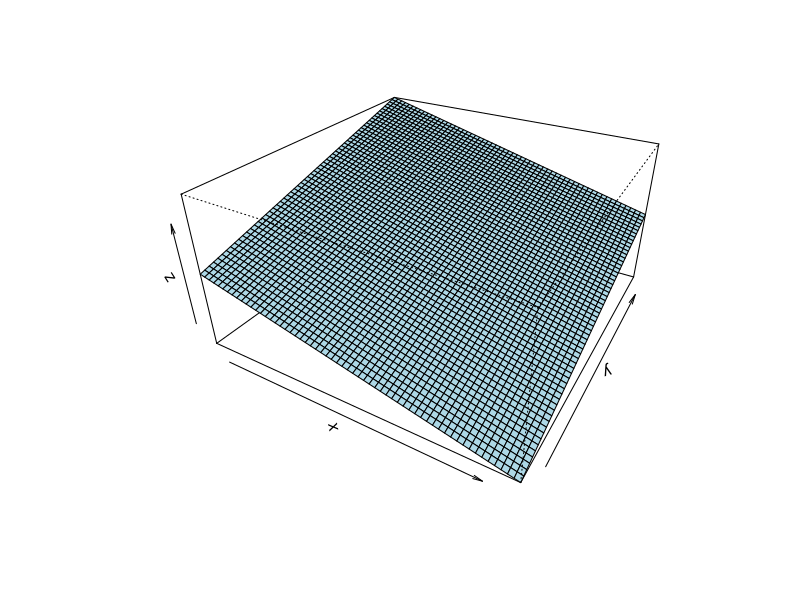
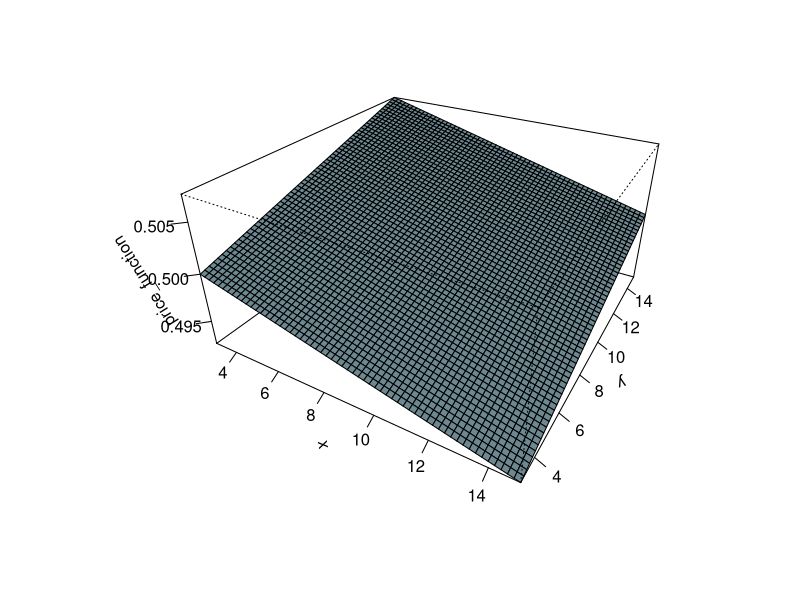
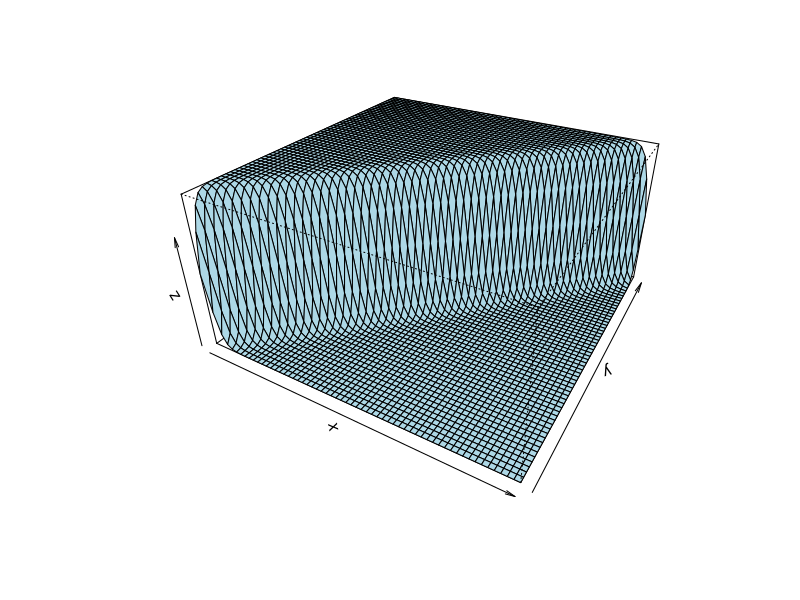
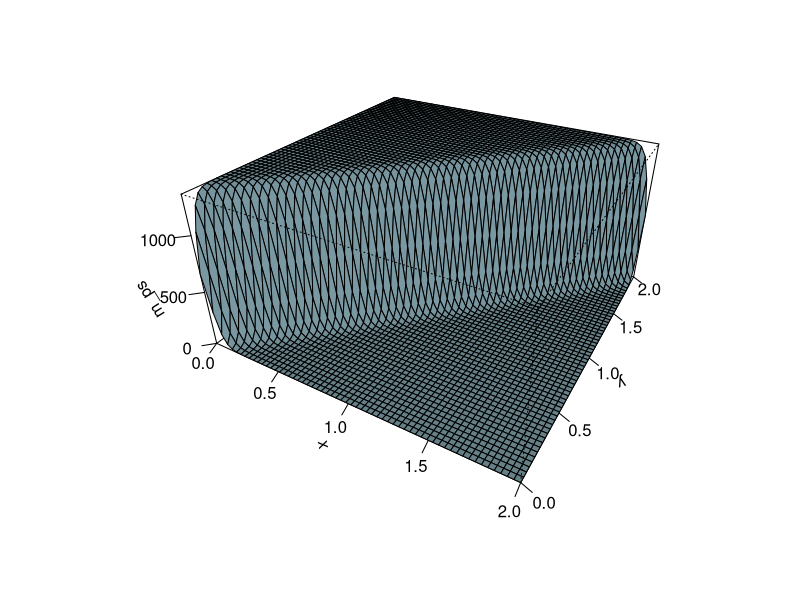
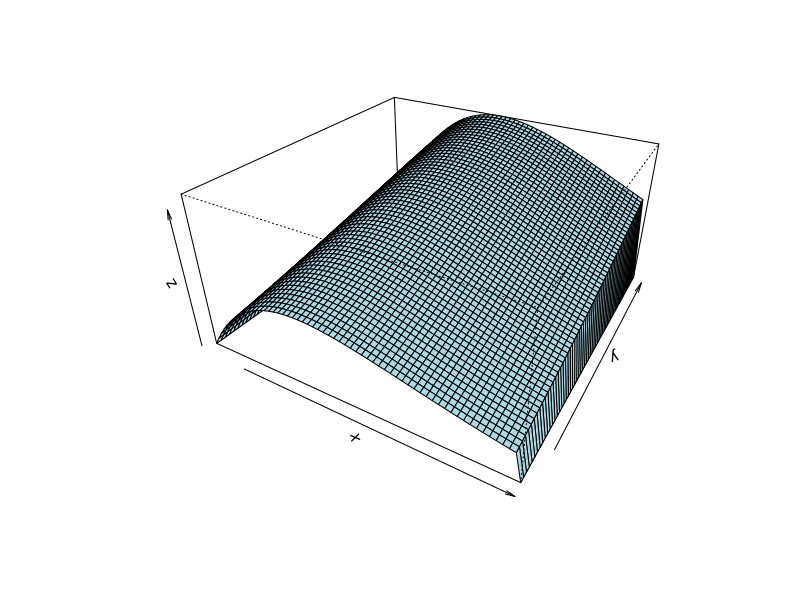
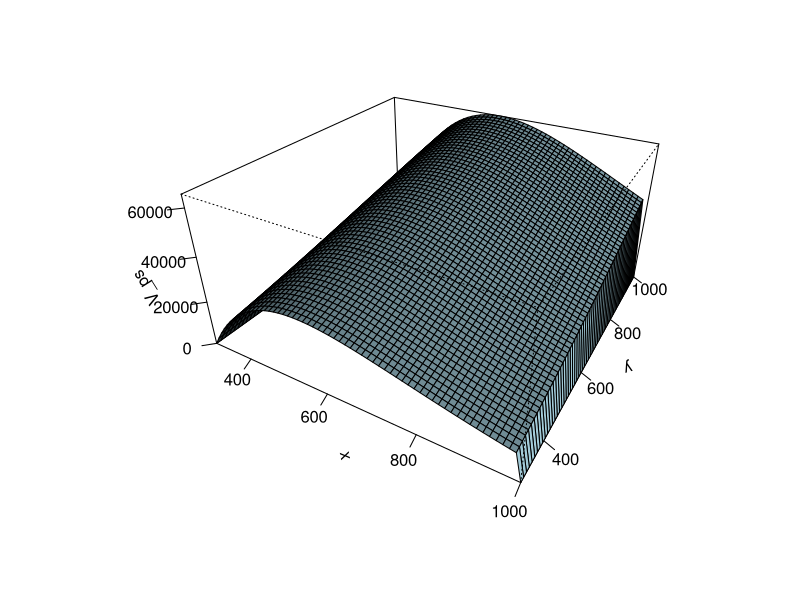
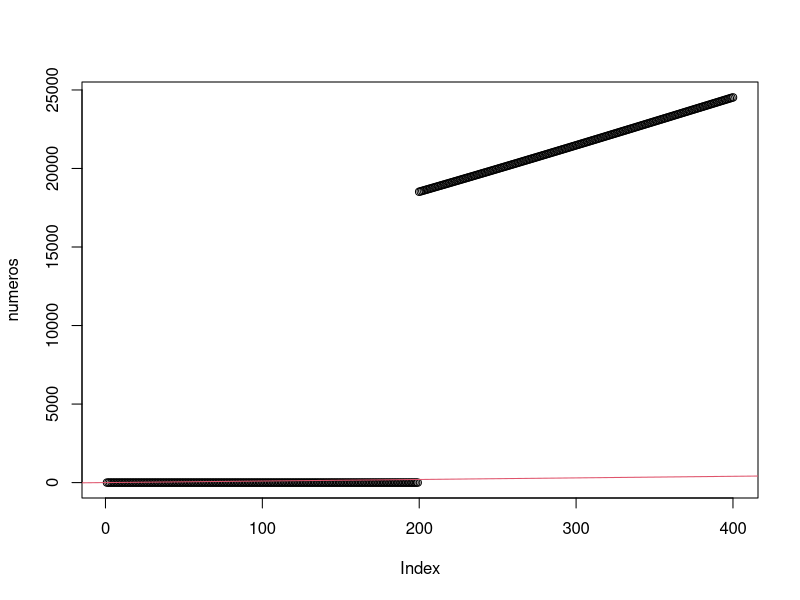

Here is the R script that generated these plots, in order:

graficador<-function(a,b,l,f){
  x <- seq(a, b, length.out = l)
  y <- x
  z <- outer(x, y, f)

  op <- par(bg = "white")
  persp(x, y, z, theta = 30, phi = 30, expand = 0.5, col = "lightblue")
  persp(x, y, z, theta = 30, phi = 30, expand = 0.5, col = "lightblue",
        ltheta = 120, shade = 0.75, ticktype = "detailed",zlab = f
  ) -> res
}


price_function<-function(p_1,p_2,k=1){
  return(exp((p_2-p_1)*k))
}

price_function<-function(p_1,p_2,k=400){
  return(1-(
    exp(p_1/k)/
     (exp(p_1/k)+exp(p_2/k))
  )
      
     )
}



graficador(3,15,60,"price_function")
dicotomic_function<-function(c_1,c_2,n_1,n_2,N){
  return(
    (
      n_1+c_1*(N-n_1-n_2)
      )/(
        (n_1+n_2)*((c_1+c_2)==0)+N*((c_1+c_2)>0)
        )
    )
}

dicotomic_function<-function(c_1,c_2,n_1,n_2,N){
  return(
    (
      n_1+c_1*(N-n_1-n_2)
    )/(
      (n_1+n_2)*(1 -c_1) * ( 1 - c_2 )+N*((c_1+c_2)>0)
    )
  )
}

dicotomic_function1<-function(c_1,c_2,n_1,n_2,N){
  return(
      c_1 * c_2 * 0.6 +
      c_1 * (1 - c_2) * 0.75 +
      (1 -c_1) * ( 1 - c_2 ) * 0.65+
      c_1 * (1 - c_2) * 0.8
  )
}
dicotomic_function2<-function(c_1,c_2,n_1,n_2,N){
  return(
    c_1 * c_2 * 0.6 +
    c_1 * (1 - c_2) * 0.75 +
    (1 -c_1) * ( 1 - c_2 ) * 0.65+
    c_1 * (1 - c_2) * 0.8
  )
}

price_control<-function(p,k=400,m=1000){
  return(0+
    (p<m)*exp(-p/k)
  )
}

m_ps<-function(p_1,p_2,c_1=0,c_2=0,n_1=100000000,n_2=50000000,N=500000000,k=0.03){
  return(
    2000*dicotomic_function(c_1,c_2,n_1,n_2,N)*price_function(p_1,p_2,k)*price_control(p_1)
  )
}
graficador(0,2,60,"m_ps")

V_ps<-function(p_1,p_2,c_1=0,c_2=0,n_1=100000000,n_2=50000000,N=500000000,k=400){
  m_ps(p_1,p_2,c_1=c_1,c_2=c_2,k=k,n_1 = n_1,n_2=n_2,N=N)*(p_1-300)
}
graficador(300,1000,60,"V_ps")
k=400
p=200
numeros=numeric(k-p)
for( i in p:k){
  numero=c(0,0)
  for( j in p:k){
    if (numero[1]<V_ps(j,i)){
      numero=c(V_ps(j,i),j)
    }
  }
  numeros[i]=numero
}
numeros
plot(numeros)
abline(1,1, col = 2)
